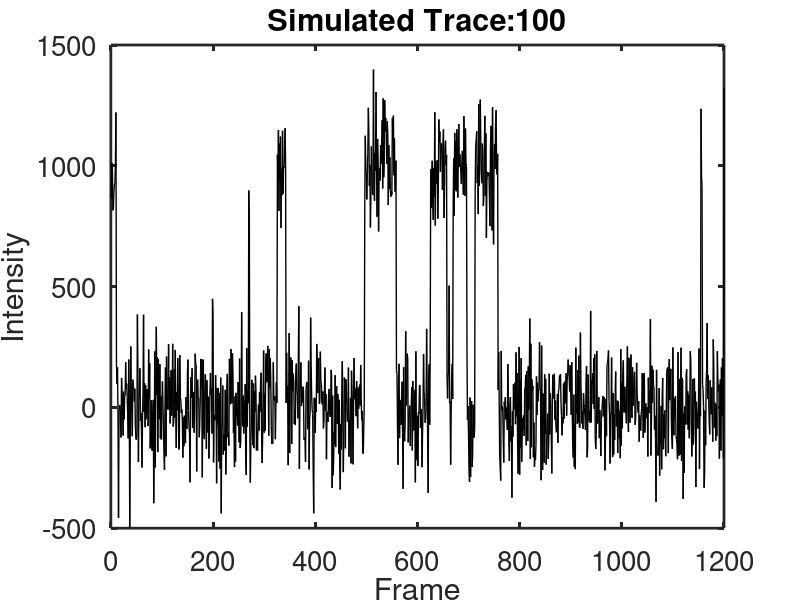

This chart was generated by the following MATLAB code:
% SiMREPS Trace Simulator
%
% Takes input intensity states and transition probabilities, total
% fluorescence counts, frames, and noise level, and simulates SiMREPS traces
% using a kinetic Monte Carlo Approach.
%
% Alex Johnson-Buck, 3/19/2014
%

% *******************Parameters to set*************************

noise_level = 0.15; % Noise level (currently a constant multiple of totcounts, and independent of channel)
totcounts = 1000; % Total intensity counts for fluorophore in bound state
frames = 1200; % Number of frames
N = 100; % Number of traces to simulate
exposure_time = 0.5; % Time corresponding to each movie frame

framerate = 1./exposure_time;

plotting = 1; % Plot individual traces?  Set = 1 for yes.

%Define bound state lifetimes, in seconds
tau_on = 10;
tau_off = 50;

% *******************End of Parameters to Set*************************

noise = noise_level*totcounts;

tau_on = tau_on./exposure_time; % Convert lifetimes from seconds to frames
tau_off = tau_off./exposure_time;

%Define intensity states
states(1,1) = 1;
states(2,1) = 0;

% Transition probabilities
% State 1
P11 = exp(-1/tau_on);
P12 = 1-P11;
% State 2
P22 = exp(-1/tau_off);
P21 = 1-P22;

P = [P11 P12; P21 P22];
traces = zeros(N,frames); % Initialize trace matrix

for i = 1:size(P,1)
    P(i,:) = P(i,:)./sum(P(i,:));
end

for m = 1:N

    bound_state_true = zeros(frames,1);

    k = unidrnd(2); % Start in random state k
    bound_state_true(1,1) = states(k,1);

    decider = random('uniform',0,1,frames); % Random variable for determining transition points

    for frame = 2:frames
        if decider(frame) <= P(k,1)
            k = 1;
        else
            k = 2;
        end
        bound_state_true(frame,1) = states(k,1);
    end

    Ival = bound_state_true.*totcounts + normrnd(0,noise,frames,1);

    if plotting == 1
      if m == 1
        disp('Press Q in figure window to quit, or any other key to advance to the next simulated trace.');
      end
        f1 = figure(1);
        plot(Ival,'k-','LineWidth',1);
        xlabel('Frame');
        ylabel('Intensity');
        title(strcat('Simulated Trace:',num2str(m)));
        set(gca,'LineWidth',2,'FontSize',20);
        waitforbuttonpress;
        key1 = get(f1,'CurrentCharacter');
        if strcmp(key1,'q')==1 || strcmp(key1,'Q')==1
          disp('Quitting plotting and generating remaining traces...');
          close(f1);
          plotting=0;
        end
    end

    traces(m,:)=Ival;

    if mod(m,25)==0
        disp(strcat('Done generating trace...',num2str(m)));
    end

end
